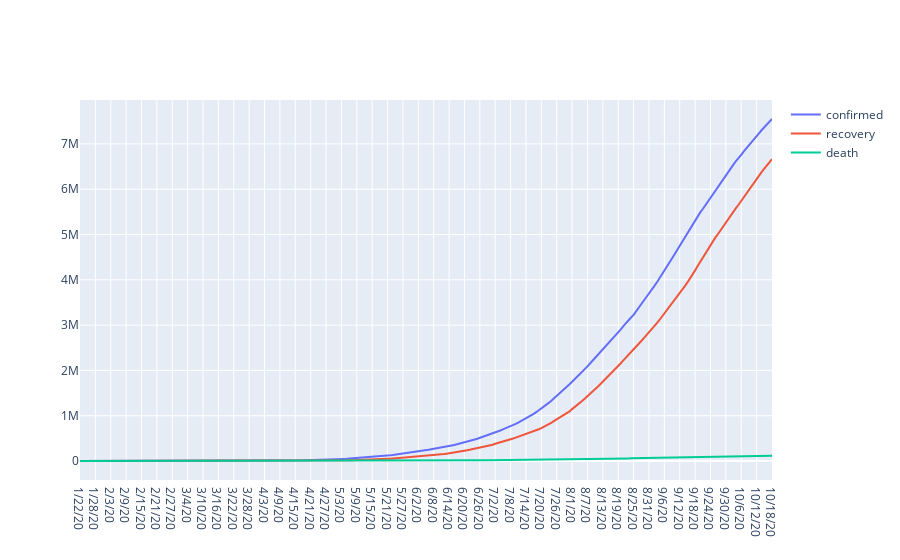

This figure's notebook cell:
### Code cell
trace0 = go.Scatter(
      x = date,
      y = india['confirm'],
      mode = 'lines',
      name = 'confirmed'   
)

trace1 = go.Scatter(
      x = date,
      y = india['recovery'],
      mode = 'lines',
      name = 'recovery'   
)
trace2 = go.Scatter(
      x = date,
      y = india['death'],
      mode = 'lines',
      name = 'death'   
)


data = [trace0, trace1,trace2]

py.iplot(data)

### Figure 1 — Plotly figure (JSON) as saved in the notebook; plotly's stock layout.template omitted (floating-point values rounded to 4 significant figures; data arrays with more than 128 entries replaced by an {"elided": "..."} marker saying what was removed)
{"data": [{"mode": "lines", "name": "confirmed", "type": "scatter", "x": {"elided": "271 str values"}, "y": {"elided": "271 int values"}}, {"mode": "lines", "name": "recovery", "type": "scatter", "x": {"elided": "271 str values"}, "y": {"elided": "271 int values"}}, {"mode": "lines", "name": "death", "type": "scatter", "x": {"elided": "271 str values"}, "y": {"elided": "271 int values"}}], "layout": {}}
